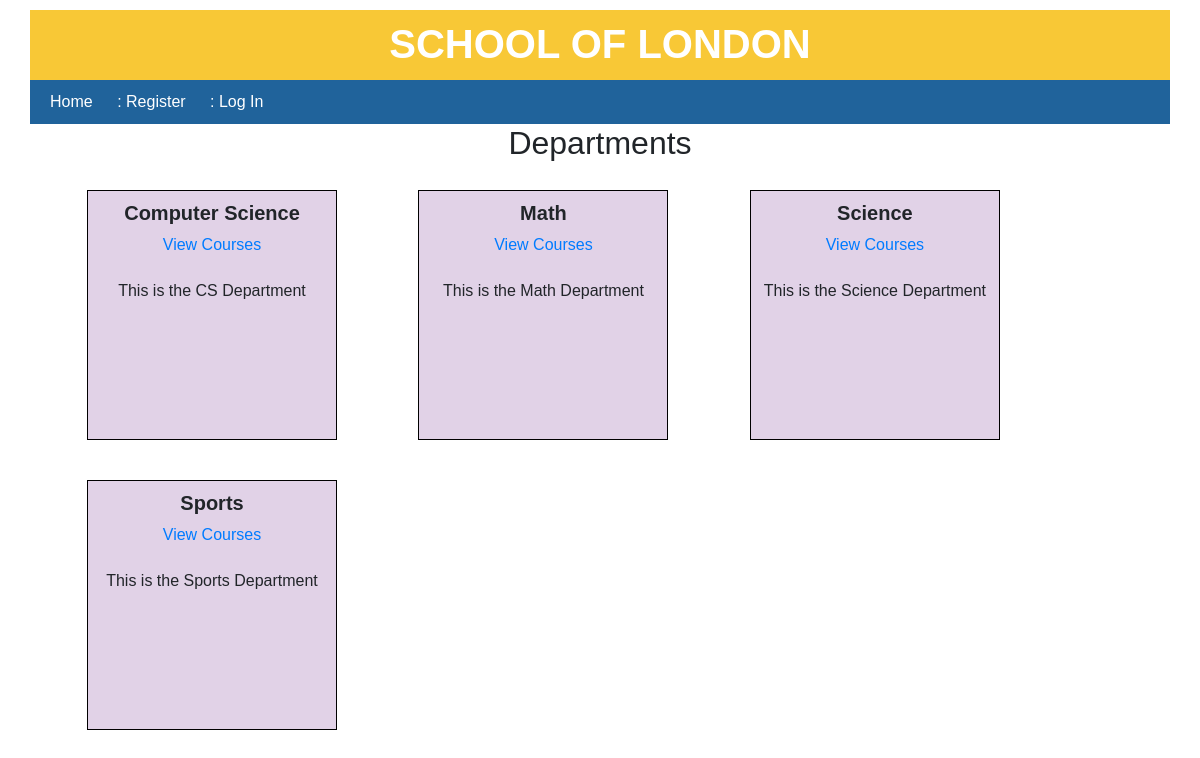
The page / on the database its author committed.
### course/models.py (models this page shows, shortened)
class Department(models.Model):
    title = models.CharField(max_length=300)
    description = models.TextField(blank=True)
    class Meta:
        ordering = ['title']

### course/views.py (the view)
# urls.py: path('', views.department_list, name='index'),
def department_list(request):
    departments = Department.objects.all()
    context = {'departments': departments}
    return render(request, 'course/department_list.html', context)

### course/templatetags/my_tags.py (called while the page is built)
@register.simple_tag
def todays_date():
    return datetime.datetime.now().strftime("%d %b, %Y")

### course/templates/course/department_list.html
{% extends "./base.html" %}
{% block content %}
        <h2>Departments</h2>
        {% for department in departments %}
        <div class="department">
            <h5>{{ department.title }}</h5>
            <a href="{% url 'course_list' department.id %}">View Courses</a><br><br>
            <h6>{{department.description}}</h6>
        </div>
        {% endfor %}
    </body>
{% endblock %}

### course/static/css/course.css (style rules this page uses)
body { font-family: Sans-Serif; margin: 10px; border: 0px; padding-left: 20px; padding-right: 20px; }
h2 { text-align: center; }
h5 { font-weight: bold; }
.department { display:inline-block; text-align: center; margin:20px; padding:10px; width:250px; height:250px; background-color:#e1d2e7; border:1px solid #000000; margin-left: 5%; }

### rows shown on the page
Department: title "Computer Science", description "This is the CS Department"
Department: title "Math", description "This is the Math Department"
Department: title "Science", description "This is the Science Department"
Department: title "Sports", description "This is the Sports Department"
